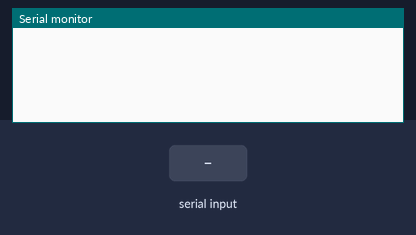
The sketch below on a simulated ESP8266 (NodeMCU). Shown: the last lines printed to the serial monitor. The test bench sets the inputs (shaded band). WiFi joins after 1.5 s; servers stay silent unless stated.

Above: at 2.8 s.
2.9 s: "$\n" received over Serial
At 3.8 s:
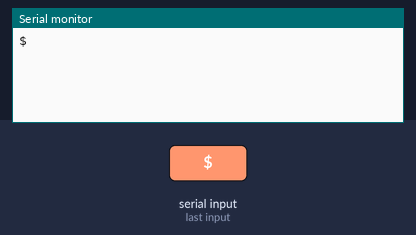
5.5 s: "1\n" received over Serial
At 9.0 s:
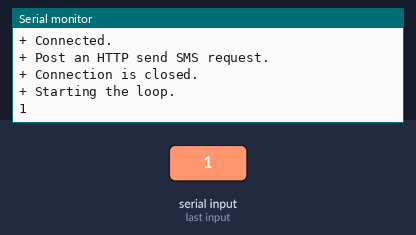

The sketch:

send_sms.ino
```cpp
#include <base64.h>

#include "ESP8266WiFi.h"
#include <WiFiClientSecure.h>
#include <string>

// Your network SSID and password
const char* ssid = "Mohammed";
const char* password = "mmyiwere";

const char* account_sid = "ACab89ba4e0d89f7ad901b741207c9af4f";
const char* auth_token = "a6c06c31c714369fda3f32fff920bc9a";
String from_number      = "+19403948496";
String to_number        = "+233545723325";
String message_body     = "Tank Full. Please attend to tank 2";

const char fingerprint[] = "72 1C 17 31 85 E2 7E 0D F9 D4 C2 5B A0 0E BD B7 E2 06 26 ED";

// FUNCTION TO ENCODE STRING

String urlencode(String str) {
  String encodedString = "";
  char c;
  char code0;
  char code1;
  char code2;
  for (int i = 0; i < str.length(); i++) {
    c = str.charAt(i);
    if (c == ' ') {
      encodedString += '+';
    } else if (isalnum(c)) {
      encodedString += c;
    } else {
      code1 = (c & 0xf) + '0';
      if ((c & 0xf) > 9) {
        code1 = (c & 0xf) - 10 + 'A';
      }
      c = (c >> 4) & 0xf;
      code0 = c + '0';
      if (c > 9) {
        code0 = c - 10 + 'A';
      }
      code2 = '\0';
      encodedString += '%';
      encodedString += code0;
      encodedString += code1;
    }
    yield();
  }
  return encodedString;
}


// FUNCTION NUMBER TWO
String get_auth_header(const String& user, const String& password) {
  size_t toencodeLen = user.length() + password.length() + 2;
  char toencode[toencodeLen];
  memset(toencode, 0, toencodeLen);
  snprintf(toencode, toencodeLen, "%s:%s", user.c_str(), password.c_str());
  String encoded = base64::encode((uint8_t*)toencode, toencodeLen - 1);
  String encoded_string = String(encoded);
  std::string::size_type i = 0;
  // Strip newlines (after every 72 characters in spec)
  while (i < encoded_string.length()) {
    i = encoded_string.indexOf('\n', i);
    if (i == -1) {
      break;
    }
    encoded_string.remove(i, 1);
  }
  return "Authorization: Basic " + encoded_string;
}

void setup() {
  Serial.begin(112500); // 115200 or 9600
  }

void loop() {

  // *****************************************

    if (Serial.available() > 1) {
    char c = Serial.read();
    Serial.write(c);
    if ( c == '$') {
  delay(1000);        // Give the serial connection time to start before the first print.
  Serial.println(""); // Newline after garbage characters.
  Serial.println(F("+++ Setup."));

  // ----------------------------------------------------
  Serial.println("+ Connect to WiFi. ");
  WiFi.begin(ssid, password);
  while (WiFi.status() != WL_CONNECTED) {
    delay(1000);
    Serial.print(".");
  }
  Serial.println("");
  Serial.print("+ Connected to WiFi, IP address: ");
  Serial.println(WiFi.localIP());

  // ----------------------------------------------------
  // Use WiFiClientSecure to create a TLS 1.2 connection.
  //  Note, using a cert fingerprint is required.
  WiFiClientSecure client;
  client.setFingerprint(fingerprint);
  Serial.printf("+ Using fingerprint '%s'\n", fingerprint);
  const char* host = "api.twilio.com";
  const int   httpsPort = 443;
  Serial.print("+ Connecting to ");
  Serial.println(host);
  if (!client.connect(host, httpsPort)) {
    Serial.println("- Connection failed.");
    return; // Skips to loop();
  }
  Serial.println("+ Connected.");
  Serial.println("+ Post an HTTP send SMS request.");
  String post_data = "To=" + urlencode(to_number)
                     + "&From=" + urlencode(from_number)
                     + "&Body=" + urlencode(message_body);
  String auth_header = get_auth_header(account_sid, auth_token);
  String http_request = "POST /2010-04-01/Accounts/" + String(account_sid) + "/Messages HTTP/1.1\r\n"
                        + auth_header + "\r\n"
                        + "Host: " + host + "\r\n"
                        + "Cache-control: no-cache\r\n"
                        + "User-Agent: ESP8266 Twilio Example\r\n"
                        + "Content-Type: application/x-www-form-urlencoded\r\n"
                        + "Content-Length: " + post_data.length() + "\r\n"
                        + "Connection: close\r\n"
                        + "\r\n"
                        + post_data
                        + "\r\n";
  client.println(http_request);
//   Read the response.
//  String response = "";
//  while (client.connected()) {
//    String line = client.readStringUntil('\n');
//    response += (line);
//    response += ("\r\n");
//  }
  Serial.println("+ Connection is closed.");
//  Serial.println("+ Response:");
//  Serial.println(response);

  // ---------------------------------------------------------------------------
  Serial.println(F("+ Starting the loop."));
    }
  }

  //******************************************
  delay(1000);
}
```

Measured:
- after the input at 2.9 s, the serial monitor: prints a new line after 0.10 s (image 1)
- after the input at 5.5 s, the serial monitor: prints a new line after 2.7 s (image 2)
